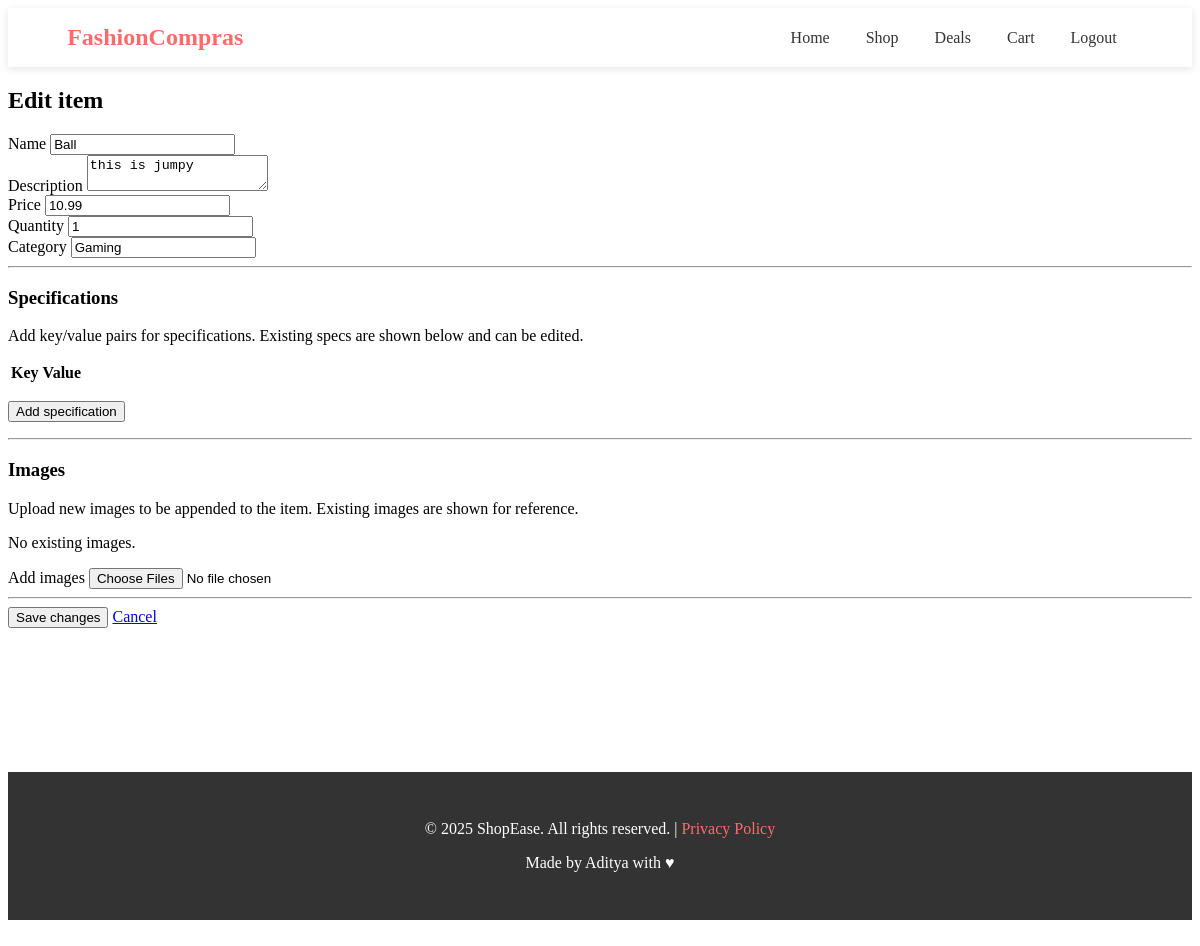
The page /item/1/edit/ (signed in) on the database its author committed.
### app/models.py (models this page shows, shortened)
class Item(models.Model):
    CATEGORY_CHOICES = [
        ("fashion", "Fashion"),
        ("electronics", "Electronics"),
        ("food", "Food"),
        ("home", "Home"),
        ("gaming", "Gaming"),
    ]
    user = models.ForeignKey(Auth, on_delete=models.CASCADE, related_name="items")#A user's items.
    name = models.CharField(max_length=100)
    description = models.TextField()
    price = models.DecimalField(max_digits=10, decimal_places=2)
    quantity = models.PositiveIntegerField(default=0)
    category = models.CharField(max_length=20, choices=CATEGORY_CHOICES)
    created_at = models.DateTimeField(auto_now_add=True)
    updated_at = models.DateTimeField(auto_now=True)

### app/views.py (the view, shortened to what this page needs)
# urls.py: path("item/<int:pk>/edit/", views.edit_item, name="edit_item"),
@login_required
def edit_item(request, pk):
    item = get_object_or_404(Item, pk=pk)
    if item.user != request.user:
        messages.error(request, "You are not allowed to edit this item.")
        return redirect("home")   # or return HttpResponseForbidden()
    form_data = {
        'name': item.name,
        'description': item.description,
        'price': item.price,
        'quantity': item.quantity,
        'category': item.category,
    }
    keys = request.POST.getlist("spec_key[]")
    values = request.POST.getlist("spec_value[]")
    form = ItemForm(instance=item)
    context = {
        "form": form,
        "form_data": form_data,
        "item": item,
    }
    return render(request, "edit_item.html", context)

### app/form.py
class ItemForm(forms.ModelForm):
    class Meta:
        model = Item
        fields = ['name', 'description', 'price', 'quantity'] #To only  show these fields.

### app/templates/edit_item.html (shortened to what this page needs)
{% extends 'main.html' %}
{% load static %}
{% block content %}
<h2>Edit item</h2>
<form method="post" enctype="multipart/form-data" id="edit-item-form">
    <div>
        <label for="id_name">Name</label>
        <input type="text" name="name" id="id_name"
               value="{{ form.name.value|default:form_data.name }}">
    </div>
    <div>
        <label for="id_description">Description</label>
        <textarea name="description" id="id_description">{{ form.description.value|default:form_data.description }}</textarea>
    </div>
    <div>
        <label for="id_price">Price</label>
        <input type="text" name="price" id="id_price" value="{{ form.price.value|default:form_data.price }}">
    </div>
    <div>
        <label for="id_quantity">Quantity</label>
        <input type="number" name="quantity" id="id_quantity" value="{{ form.quantity.value|default:form_data.quantity }}">
    </div>
    <div>
        <label for="id_category">Category</label>
        <input type="text" name="category" id="id_category" value="{{ form.category.value|default:form_data.category }}">
    </div>
    <hr>
    <h3>Specifications</h3>
    <p>Add key/value pairs for specifications. Existing specs are shown below and can be edited.</p>
    <table id="spec-table">
        <thead>
            <tr><th>Key</th><th>Value</th><th></th></tr>
        </thead>
    </table>
    <p><button type="button" id="add-spec">Add specification</button></p>
    <hr>
    <h3>Images</h3>
    <p>Upload new images to be appended to the item. Existing images are shown for reference.</p>
    <div id="existing-images">
        {% if item and item.itemimage_set.all %}
            {% for img in item.itemimage_set.all %}
                <div class="thumb">
                    <img src="{{ img.image.url }}" alt="image" style="max-width:150px; max-height:150px;" />
                </div>
            {% endfor %}
        {% else %}
            <p>No existing images.</p>
        {% endif %}
    </div>
    <div>
        <label for="id_images">Add images</label>
        <input type="file" name="images" id="id_images" multiple accept="image/*">
    </div>
    <hr>
    <div>
        <button type="submit">Save changes</button>
        <a href="{% url 'item' item.pk %}">Cancel</a>
    </div>
</form>
{% endblock %}

### rows shown on the page
Item: name "Ball", description "this is jumpy", price "10.99", category "Gaming"
